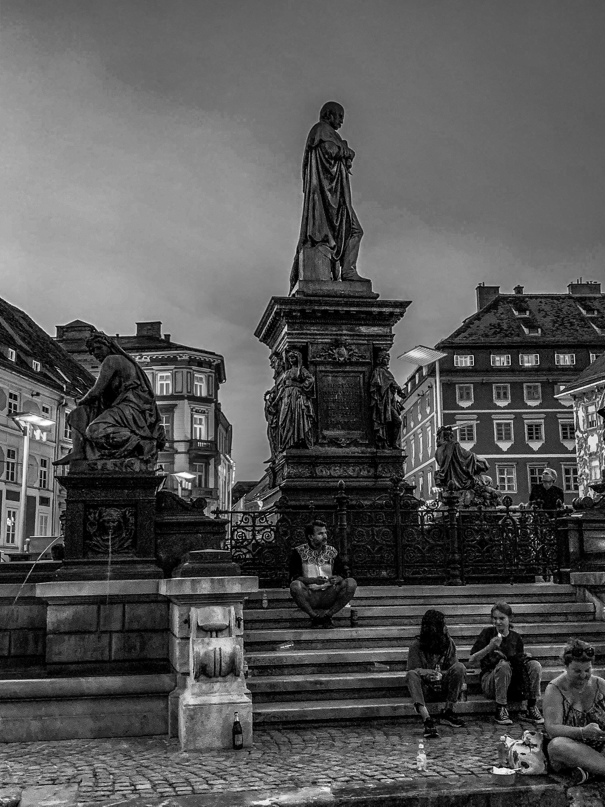
%> input picture assignment 2/graz.png, 605 x 807 px
$ octave ex1.m   (GNU Octave 9; MATLAB toolbox functions it lacks are replaced by stand-ins)
%> lines starting %> are read from the running program, lines starting %| are printed output that depends on the picture
% Ex1. Linear Motion Blur Filter
clear;
clc;

img = double(imread("graz.png")) / 255;
%> img: size 807x605 double; min 0, max 1, mean 0.337

theta = 45;   % Angle of motion
sigx = 7;      % Standard deviation along the x
sigy = 0.7;    % Standard deviation along the y

[blurred, h] = anisotropic(img, theta, sigx, sigy);
%> in anisotropic, `blurred = imfilter(img, h, 'conv', 'replicate');`:
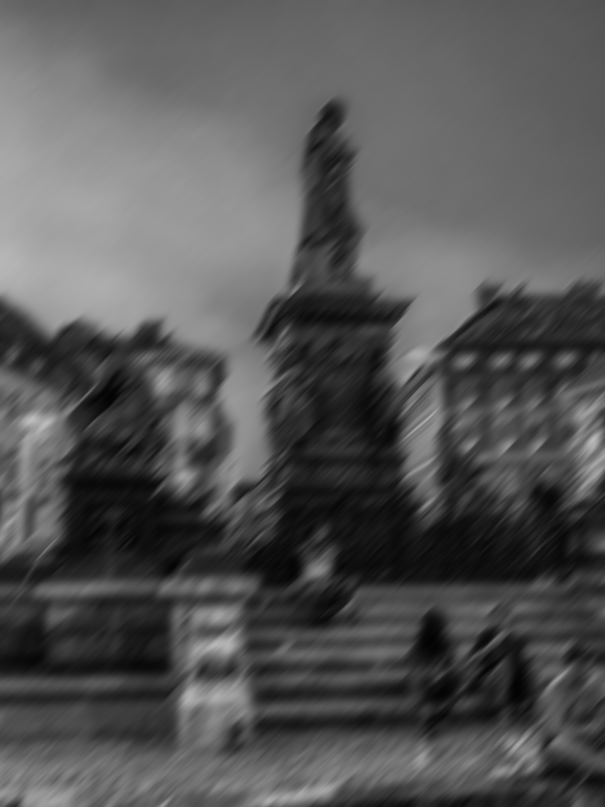
%> blurred: size 807x605 double; min 0.00878, max 0.754, mean 0.337
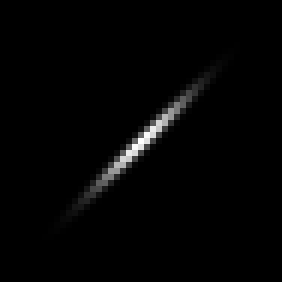
%> h: size 47x47 double (shown 6 times larger); min 0, max 0.0301, mean 0.000453; drawn with min black and max white
montage({img, blurred, h / max(h(:))}, 'Size', [1, 3]);
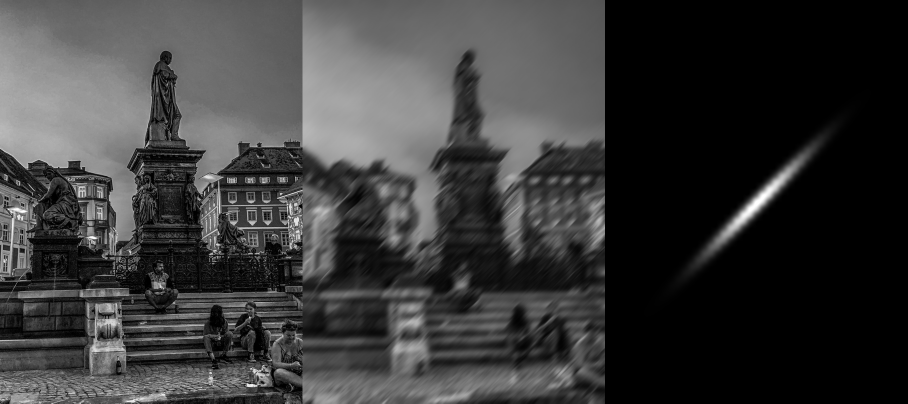
%> displayed picture: size 807x1815, on the screen's scale of 0 to 255 (shown at 1/2 size); min 0, max 255, mean 58.2
title('Anisotropic Gaussian motion blur');

function [blurred, h] = anisotropic(img, theta, sigx, sigy)
    angle = deg2rad(theta);

    % calculate size of filer
    sigma = [sigx, sigy];
    filter_size = 4*sigma+1;
    filter_size = abs([cos(angle) sin(angle)]) .* filter_size(1) + abs([sin(angle) cos(angle)]) .* filter_size(2);

    % create grid and rotate ellipsoid
    [X, Y] = meshgrid(-filter_size:filter_size, -filter_size:filter_size);
    X_rotated = -X * cos(angle) + Y * sin(angle);
    Y_rotated = X * sin(angle) + Y * cos(angle);

    % create anisotropic gf
    h = exp(-(X_rotated.^2 / (2 * sigx^2) + Y_rotated.^2 / (2 * sigy^2)));
    h = h / sum(h, 'all'); % normalize to add up to 1

    % apply with imfilter
    blurred = imfilter(img, h, 'conv', 'replicate');
end

$ run again, with assignment 2/ex1.png copied over assignment 2/graz.png
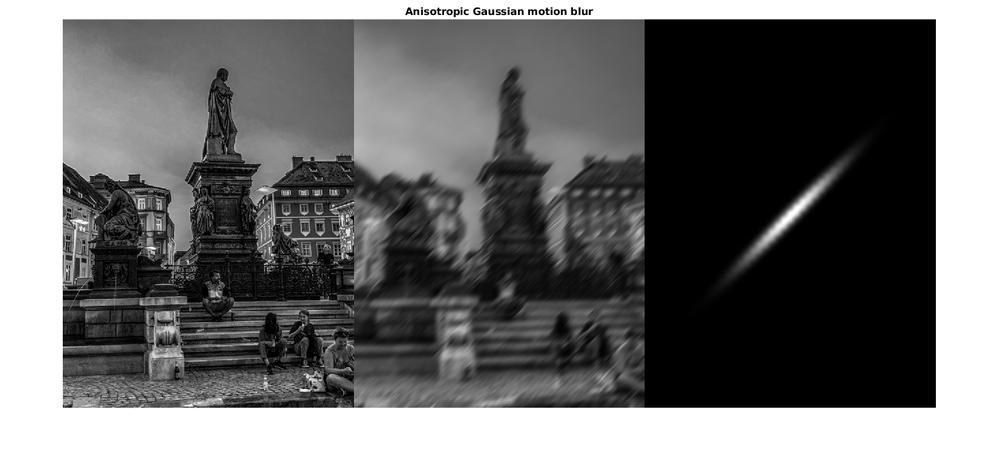
%> input picture assignment 2/ex1.png, 1000 x 451 px, shrunk from 1466 x 661 before the run
%> in anisotropic, `blurred = imfilter(img, h, 'conv', 'replicate');`:
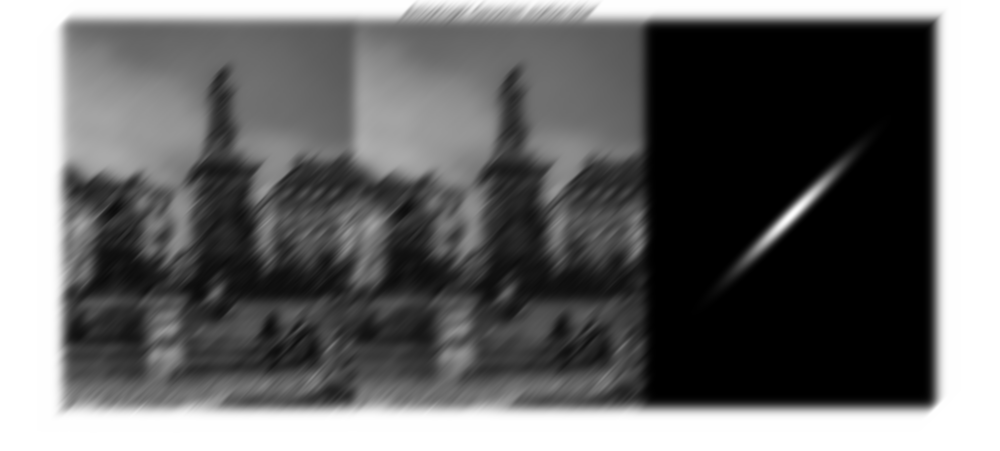
%> blurred: size 451x1000x3 double; min 0, max 1, mean 0.418; mean of the top-left, top-right, bottom-left and bottom-right quarters 0.546, 0.301, 0.474, 0.351
%> `montage({img, blurred, h / max(h(:))}, 'Size', [1, 3]);`:
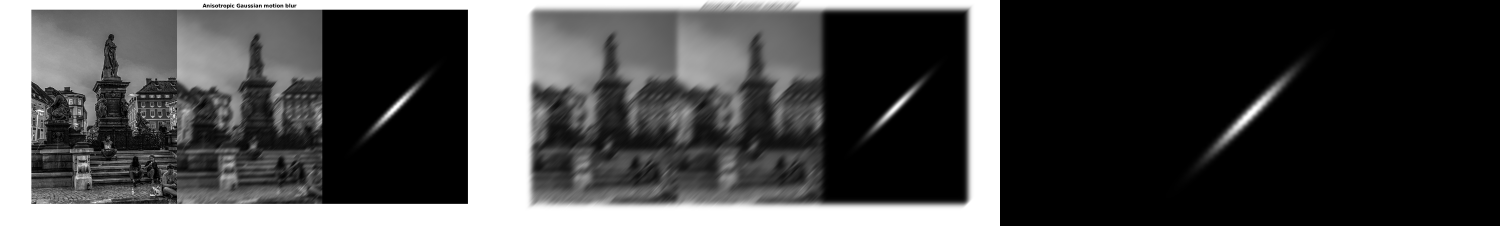
%> displayed picture: size 451x3000x3, on the screen's scale of 0 to 255 (shown at 1/2 size); min 0, max 255, mean 71.6

$ run again, with assignment 2/ex2.png copied over assignment 2/graz.png
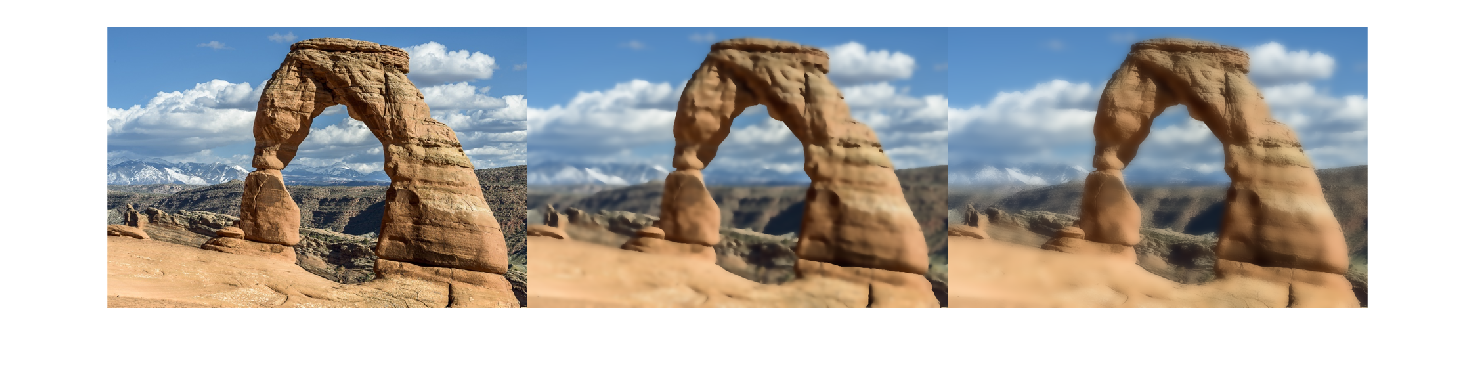
%> input picture assignment 2/ex2.png, 1476 x 370 px
%> in anisotropic, `blurred = imfilter(img, h, 'conv', 'replicate');`:
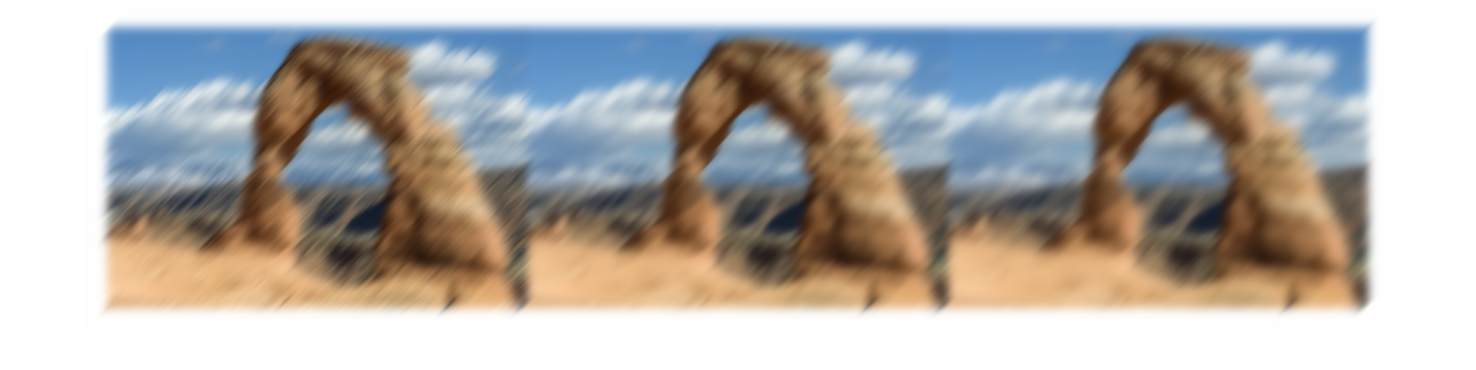
%> blurred: size 370x1476x3 double; mean R, G, B 0.71, 0.692, 0.673; mean of the top-left, top-right, bottom-left and bottom-right quarters 0.682, 0.677, 0.716, 0.691
%> `montage({img, blurred, h / max(h(:))}, 'Size', [1, 3]);`:
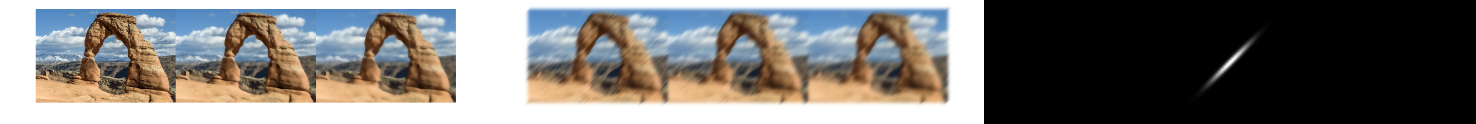
%> displayed picture: size 370x4428x3, on the screen's scale of 0 to 255 (shown at 1/3 size); mean R, G, B 121, 118, 114.7

$ run again, with assignment 2/delicate_arch.jpg saved as assignment 2/graz.png
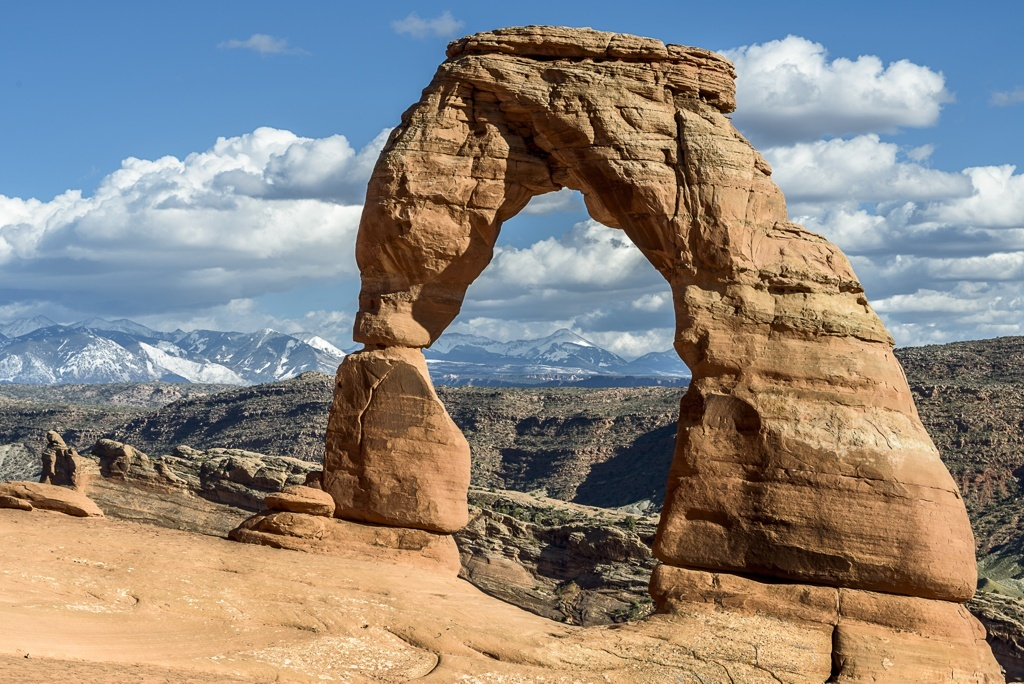
%> input picture assignment 2/delicate_arch.jpg, 1024 x 684 px
%> in anisotropic, `blurred = imfilter(img, h, 'conv', 'replicate');`:
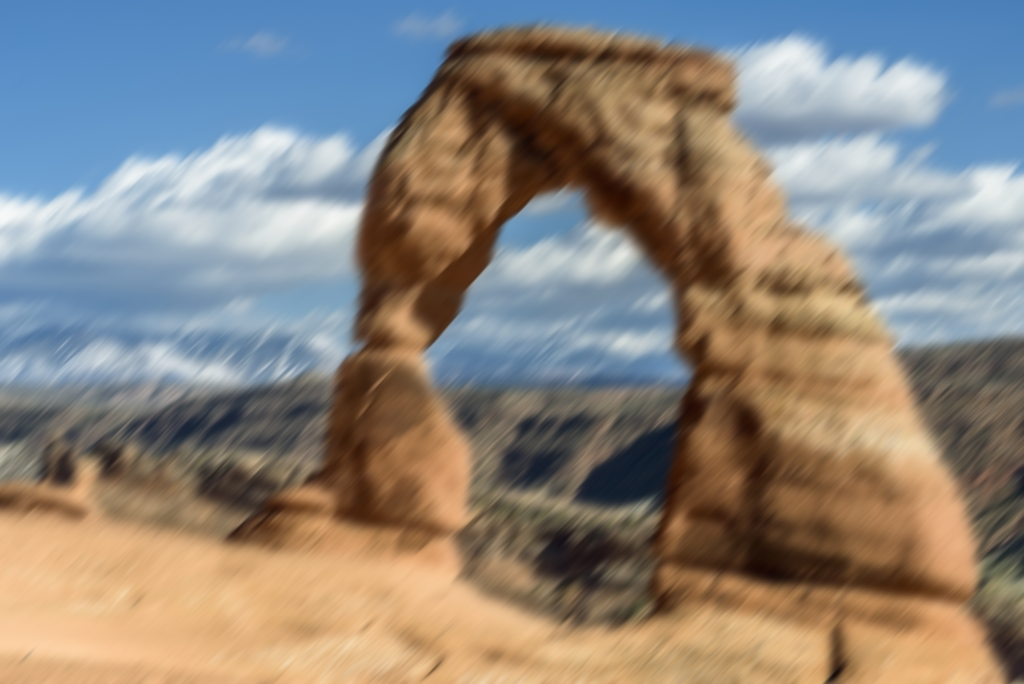
%> blurred: size 684x1024x3 double; mean R, G, B 0.552, 0.525, 0.496; mean of the top-left, top-right, bottom-left and bottom-right quarters 0.573, 0.559, 0.546, 0.421
%> `montage({img, blurred, h / max(h(:))}, 'Size', [1, 3]);`:
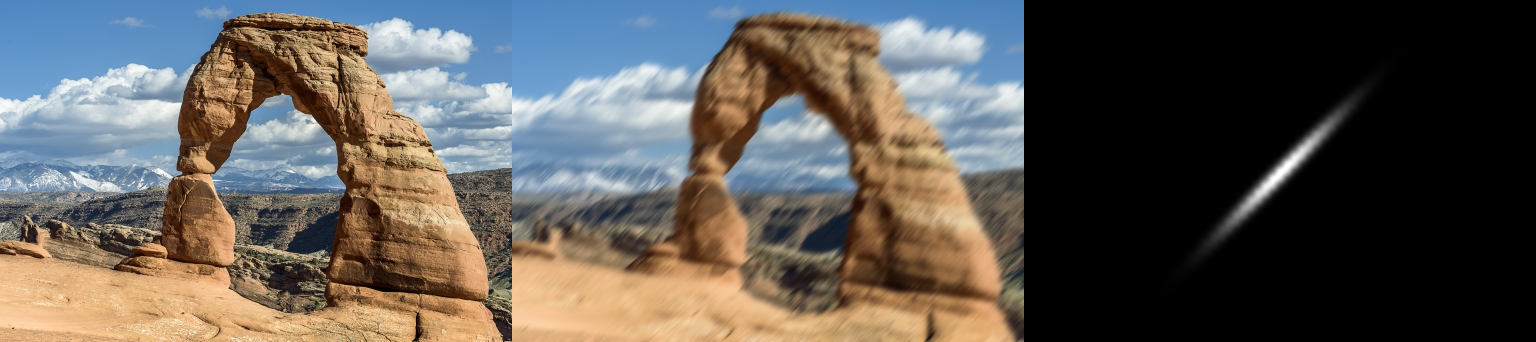
%> displayed picture: size 684x3072x3, on the screen's scale of 0 to 255 (shown at 1/2 size); mean R, G, B 94.7, 90.1, 85.2
